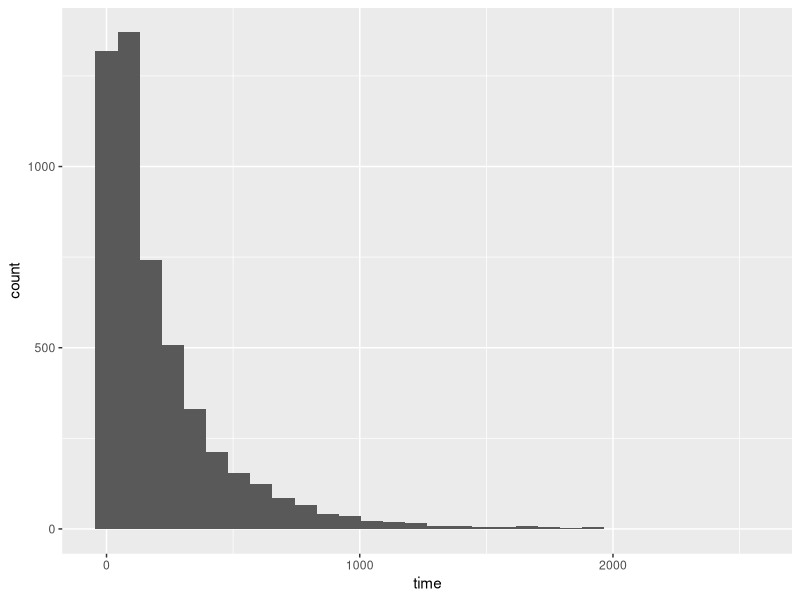

Write the R code that produced this figure.
# Simulate complex pathway for ALPS example data

library(ggplot2)
library(survival)

wd <- "C:/Users/tomah/OneDrive/Desktop/simpath"
setwd(wd)

# import observed (but scrambled) ProBe CaRe cohort genotype data
simgeno <- read.csv("cohort_sim1.csv", header=TRUE)

attach(simgeno)  


# simpath.png in working directory shows the tamoxifen paths we want to simulate
  # genes & variants involved: 
    # CYP2C9 -  cyp7
    # CYP2C19 - cyp4
    # ABCG2 - abc9
    # SULT1A1 - sul3

# Will need six theta_lambda parameters and one beta parameter to govern the pathway
# (cyp7, cyp4) gets two thetas
# (abc9, sul3) gets two thetas
# ([cyp7,cyp4],[abc9,sul3]) gets two thetas

# specify thetas

  # (cyp7,cyp4)
  theta1 <- 0
  theta2 <- 0

  # (abc9,sul3)
  theta3 <- 1
  theta4 <- 1

  # (cyp7,cyp4)(abc9,sul3)
  theta5 <- 0.5
  theta6 <- 0.5

# create nested pathway structures
z1 <- cyp7*theta1 + cyp4*theta2 + (1-theta1-theta2)*cyp7*cyp4
z2 <- abc9*theta3 + sul3*theta4 + (1-theta3-theta4)*abc9*sul3
simgeno$z <- z1*theta5 + z2*theta6 + (1-theta5-theta6)*z1*z2

# simulate survival data based on z, beta
  # simulation parameters
  beta <- -3 # the overall pathway coefficient
  lambda.t <- 0.01  #baseline hazard
  lambda.c <- 0.005 #censoring hazard

linpred <- exp(beta*simgeno$z)
scale.t <- linpred*lambda.t

  set.seed(557)
  t <- rweibull(n=nrow(simgeno), shape=1, scale=scale.t) #time to event
  c <- rweibull(n=nrow(simgeno), shape=1, lambda.c) #time to censoring
  simgeno$time <- round(100000*(pmin(t,c)),2) #follow-up time (whichever comes first)
  
  #status variable
  censored <- ifelse(c < t,1,0)
  simgeno$event <- 1-censored

# check distribution of person-time
ggplot(simgeno, aes(x=time)) + geom_histogram()

#marginal models, with and without interactions
mdl_marginal_int <- coxph(Surv(time,event) ~ 
                        (cyp7 + cyp4 + 
                         abc9 + sul3 +
                         cyp7:cyp4 + abc9:sul3), 
                      data=simgeno)
summary(mdl_marginal_int)

mdl_marginal_main <- coxph(Surv(time,event) ~ 
                        (cyp7 + cyp4 + 
                           abc9 + sul3), 
                      data=simgeno)
summary(mdl_marginal_main)

# write out simulated pathway data
write.csv(simgeno,file="simpath_cohort_scram.csv")